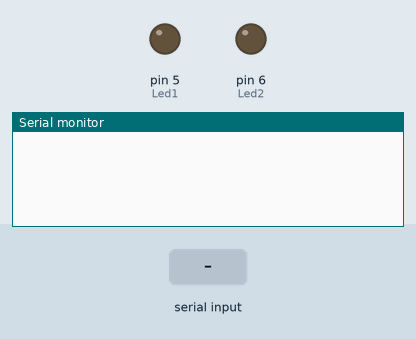
The sketch below on a simulated Arduino Uno, built with avr-gcc and run on an emulated ATmega328P. Parts: output pins drawn as LEDs (lit = HIGH), the last lines printed to the serial monitor. The test bench sets the inputs (shaded band).

Above: at 1.2 s.
1.3 s: "L1\n" received over the second serial link
At 2.5 s:
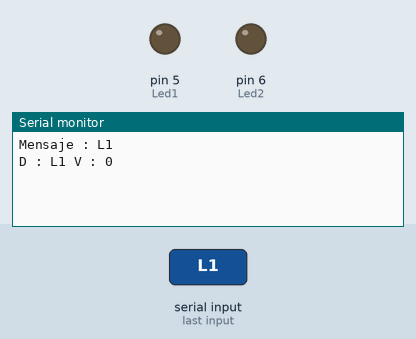
2.8 s: "90/45\n" received over the second serial link
At 3.9 s:
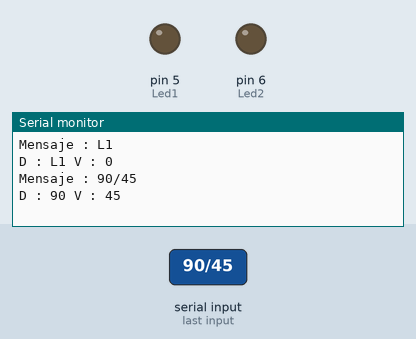
4.3 s: "5\n" received over the second serial link
At 4.9 s:
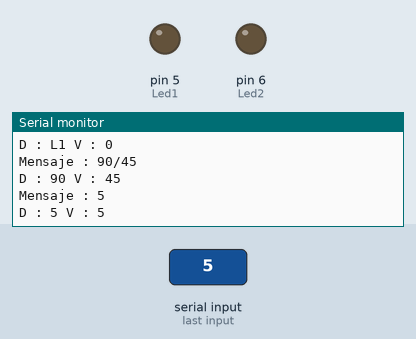

The sketch:

ControlBluetooth.ino
```cpp
// Creado ChepeCarlos de ALSW
// Tutorial Completo en https://nocheprogramacion.com
// Canal Youtube https://youtube.com/alswnet?sub_confirmation=1

#include <SoftwareSerial.h>
SoftwareSerial BTSerial(2, 3);

int Led1 = 5;
int Led2 = 6;
int Nivel1 = 0;
int Nivel2 = 0;

void setup() {
  Serial.begin(9600);
  BTSerial.begin(9600);
  pinMode(Led1, OUTPUT);
  pinMode(Led2, OUTPUT);
  analogWrite(Led1, Nivel1);
  analogWrite(Led2, Nivel2);
}

void loop() {
  if (BTSerial.available()) {
    DecodificarSerial();
    analogWrite(Led1, Nivel1);
    analogWrite(Led2, Nivel2);
  }
}

void DecodificarSerial() {
  // L1/100 \n
  // L1 es valor
  // 100 es numero

  String Mensaje = BTSerial.readStringUntil('\n');
  Serial.print("Mensaje : ");
  Serial.println(Mensaje);
  int PosicionPleca = Mensaje.indexOf('/');
  int PosicionSaltoLinea = Mensaje.length();

  String Dato = Mensaje.substring(0, PosicionPleca);
  int Valor = Mensaje.substring(PosicionPleca + 1, PosicionSaltoLinea).toInt();

  if (Dato.equals("L1")) {
    Nivel1 = Valor;
  } else if (Dato.equals("L2")) {
    Nivel2 = Valor;
  }

  Serial.print("D : ");
  Serial.print(Dato);
  Serial.print(" V : ");
  Serial.println(Valor);
}
```

Measured:
- after the input at 1.3 s, the serial monitor: prints a new line at once (image 1)
- after the input at 2.8 s, the serial monitor: prints a new line at once (image 2)
- after the input at 4.3 s, the serial monitor: prints a new line at once (image 3)
